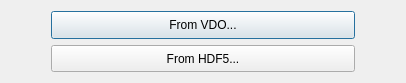
<?xml version="1.0" encoding="UTF-8"?>
<ui version="4.0">
 <class>Dialog</class>
 <widget class="QDialog" name="Dialog">
  <property name="geometry">
   <rect>
    <x>0</x>
    <y>0</y>
    <width>406</width>
    <height>83</height>
   </rect>
  </property>
  <property name="minimumSize">
   <size>
    <width>406</width>
    <height>83</height>
   </size>
  </property>
  <property name="maximumSize">
   <size>
    <width>406</width>
    <height>83</height>
   </size>
  </property>
  <property name="windowTitle">
   <string>RESOLUTION ANALYSE</string>
  </property>
  <layout class="QGridLayout" name="gridLayout">
   <item row="0" column="1">
    <layout class="QVBoxLayout" name="verticalLayout_2">
     <item>
      <widget class="QPushButton" name="from_vdo_btn">
       <property name="sizePolicy">
        <sizepolicy hsizetype="Minimum" vsizetype="Preferred">
         <horstretch>0</horstretch>
         <verstretch>0</verstretch>
        </sizepolicy>
       </property>
       <property name="text">
        <string>From VDO...</string>
       </property>
      </widget>
     </item>
     <item>
      <widget class="QPushButton" name="from_hdf5_btn">
       <property name="sizePolicy">
        <sizepolicy hsizetype="Minimum" vsizetype="Preferred">
         <horstretch>0</horstretch>
         <verstretch>0</verstretch>
        </sizepolicy>
       </property>
       <property name="text">
        <string>From HDF5...</string>
       </property>
      </widget>
     </item>
    </layout>
   </item>
   <item row="0" column="0">
    <spacer name="horizontalSpacer">
     <property name="orientation">
      <enum>Qt::Horizontal</enum>
     </property>
     <property name="sizeType">
      <enum>QSizePolicy::Fixed</enum>
     </property>
     <property name="sizeHint" stdset="0">
      <size>
       <width>40</width>
       <height>20</height>
      </size>
     </property>
    </spacer>
   </item>
   <item row="0" column="2">
    <spacer name="horizontalSpacer_2">
     <property name="orientation">
      <enum>Qt::Horizontal</enum>
     </property>
     <property name="sizeType">
      <enum>QSizePolicy::Fixed</enum>
     </property>
     <property name="sizeHint" stdset="0">
      <size>
       <width>40</width>
       <height>20</height>
      </size>
     </property>
    </spacer>
   </item>
  </layout>
 </widget>
 <resources/>
 <connections/>
</ui>
